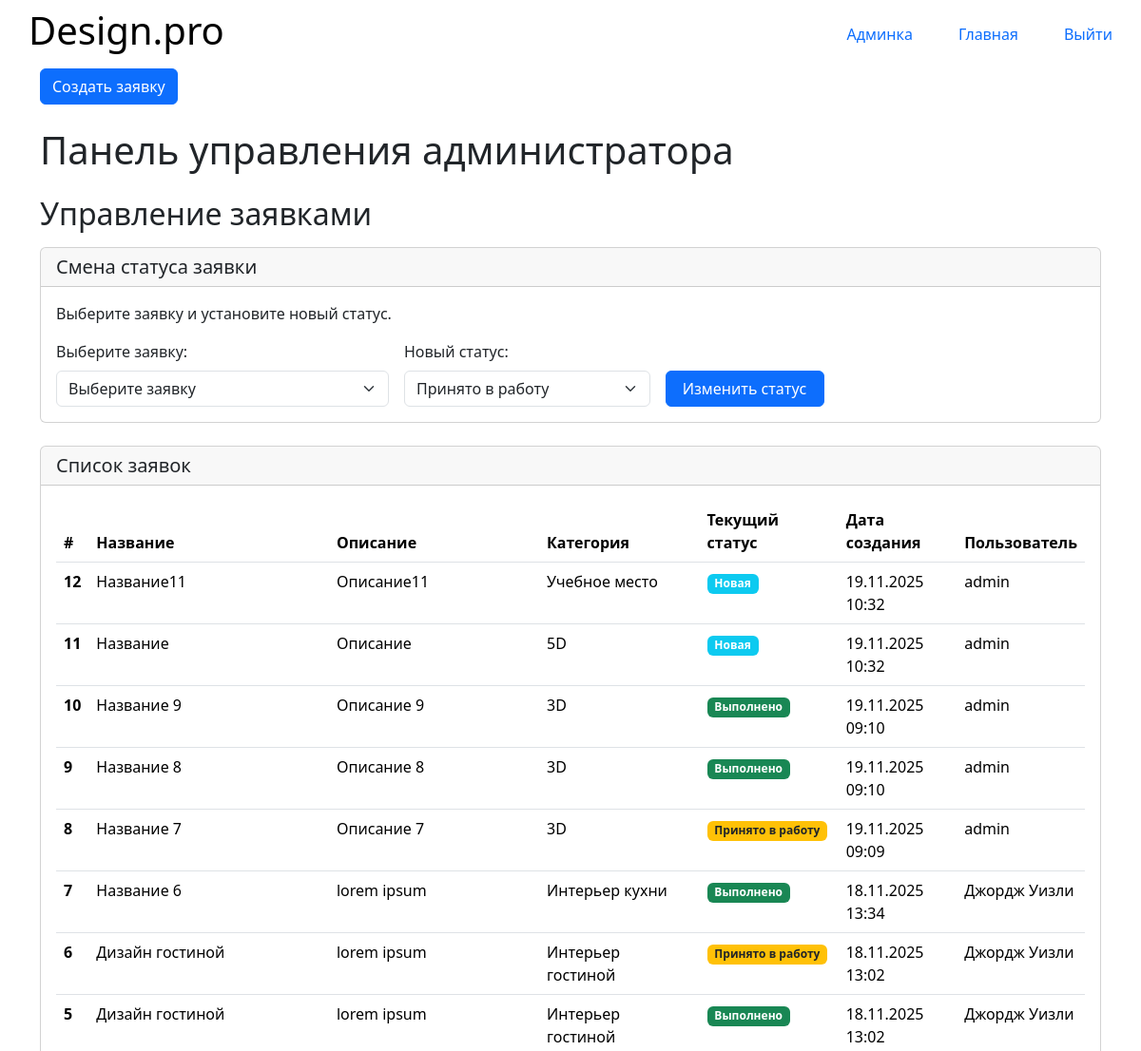
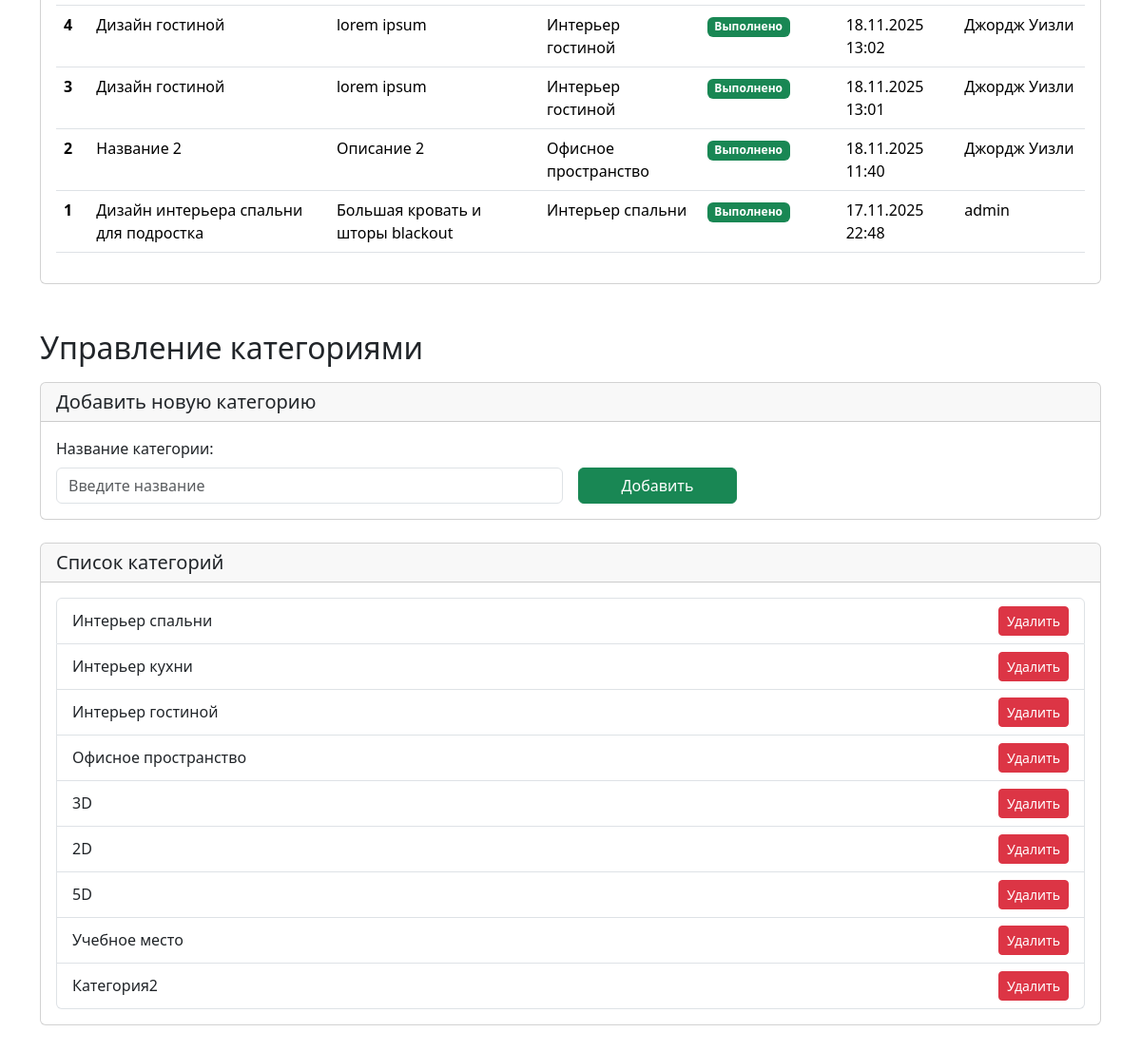
The app's page /catalog/admin-panel/ (signed in) with its own data (2 pictures, top to bottom).
### catalog/models.py (models this page shows, shortened)
class Application(models.Model):
    STATUS_CHOICES = [
        ('new', 'Новая'),
        ('in_progress', 'Принято в работу'),
        ('completed', 'Выполнено'),
    ]
    title = models.CharField(verbose_name="Название")
    description = models.TextField()
    category = models.ForeignKey(Category, on_delete=models.SET_NULL, null=True)
    image = models.ImageField(upload_to='applications/', validators=[validate_image])
    status = models.CharField(choices=STATUS_CHOICES, default='new')
    created_at = models.DateTimeField(auto_now_add=True)
    user = models.ForeignKey(User, on_delete=models.CASCADE)

class Category(models.Model):
    name = models.CharField(help_text="Выберите категорию")

class User(AbstractUser):
    first_name = models.CharField(verbose_name='Имя', blank=False)
    last_name = models.CharField(verbose_name='Фамилия', blank=False)
    patronymic = models.CharField(verbose_name='Отчество', blank=False)
    username = models.CharField(verbose_name='Логин', unique=True, blank=False)
    email = models.CharField(verbose_name='Почта', unique=True, blank=False)
    password = models.CharField(verbose_name='Пароль', blank=False)
    USERNAME_FIELD = 'username'

### catalog/views.py (the view)
# urls.py: path('admin-panel/', views.AdminPanel.as_view(), name='admin_panel'),
class AdminPanel(LoginRequiredMixin, TemplateView):
    template_name = 'admin_panel.html'
    def dispatch(self, request, *args, **kwargs):
        if not is_admin(request.user):
            return redirect('index')
        return super().dispatch(request, *args, **kwargs)
    def get_context_data(self, **kwargs):
        context = super().get_context_data(**kwargs)
        context['applications'] = Application.objects.select_related('user', 'category').all().order_by('-created_at')
        context['categories'] = Category.objects.all()
        return context

### catalog/views.py (called while the page is built)
def is_admin(user):
    return user.is_staff

### catalog/templates/admin_panel.html (shortened to what this page needs)
{% extends "base.html" %}
{% load django_bootstrap5 %}
{% load static %}
{% block content %}
    <h1 class="my-4">Панель управления администратора</h1>
    <section class="mb-5">
        <h2 class="mb-3">Управление заявками</h2>
        <div class="card">
            <div class="card-header">
                <h3 class="h5 mb-0">Смена статуса заявки</h3>
            </div>
            <div class="card-body">
                <p>Выберите заявку и установите новый статус.</p>
                <form method="post" action="{% url 'change_application_status' %}">
                    <div class="row g-3 align-items-end">
                        <div class="col-md-4">
                            <label for="application_select" class="form-label">Выберите заявку:</label>
                            <select name="application_id" class="form-select" id="application_select" required>
                                <option value="">Выберите заявку</option>
                            </select>
                        </div>
                        <div class="col-md-3">
                            <label for="status_select" class="form-label">Новый статус:</label>
                            <select name="new_status" class="form-select" id="status_select" required>
                                <option value="in_progress">Принято в работу</option>
                            </select>
                        </div>
                        <div class="col-md-2">
                            <button type="submit" class="btn btn-primary w-100">Изменить статус</button>
                        </div>
                    </div>
                </form>
            </div>
        </div>
        <div class="card mt-4">
            <div class="card-header">
                <h3 class="h5 mb-0">Список заявок</h3>
            </div>
            <div class="card-body">
                {% if applications %}
                    <div class="table-responsive">
                        <table class="table table-hover">
                            <thead>
                                <tr>
                                    <th scope="col">#</th>
                                    <th scope="col">Название</th>
                                    <th scope="col">Описание</th>
                                    <th scope="col">Категория</th>
                                    <th scope="col">Текущий статус</th>
                                    <th scope="col">Дата создания</th>
                                    <th scope="col">Пользователь</th>
                                </tr>
                            </thead>
                            <tbody>
                                {% for application in applications %}
                                    <tr>
                                        <th scope="row">{{ application.id }}</th>
                                        <td>{{ application.title }}</td>
                                        <td>{{ application.description|truncatechars:100 }}</td>
                                        <td>{{ application.category.name }}</td>
                                        <td>
                                            <span class="badge {% if application.status == 'new' %}bg-info{% elif application.status == 'in_progress' %}bg-warning text-dark{% elif application.status == 'completed' %}bg-success{% else %}bg-secondary{% endif %}">
                                                {{ application.get_status_display }}
                                            </span>
                                        </td>
                                        <td>{{ application.created_at|date:"d.m.Y H:i" }}</td>
                                        <td>{{ application.user.get_full_name|default:application.user.username }}</td>
                                    </tr>
                                {% endfor %}
                            </tbody>
                        </table>
                    </div>
                {% else %}
                    <p class="text-muted">Заявок нет.</p>
                {% endif %}
            </div>
        </div>
    </section>
    <section class="mb-5">
        <h2 class="mb-3">Управление категориями</h2>
        <div class="card">
            <div class="card-header">
                <h3 class="h5 mb-0">Добавить новую категорию</h3>
            </div>
            <div class="card-body">
                <form method="post" action="{% url 'add_category' %}">
                    <div class="row g-3 align-items-end">
                        <div class="col-md-6">
                            <label for="new_category_name" class="form-label">Название категории:</label>
                            <input type="text" class="form-control" id="new_category_name" name="name" placeholder="Введите название" required>
                        </div>
                        <div class="col-md-2">
                            <button type="submit" class="btn btn-success w-100">Добавить</button>
                        </div>
                    </div>
                </form>
            </div>
        </div>
        <div class="card mt-4">
            <div class="card-header d-flex justify-content-between align-items-center">
                <h3 class="h5 mb-0">Список категорий</h3>
            </div>
            <div class="card-body">
                {% if categories %}
                    <ul class="list-group">
                        {% for category in categories %}
                            <li class="list-group-item d-flex justify-content-between align-items-center">
                                <span>{{ category.name }}</span>
                                <form method="post" action="{% url 'delete_category' category.id %}" style="display:inline;" onsubmit="return confirm('Вы уверены, что хотите удалить категорию \"{{ category.name }}\"? Все заявки этой категории будут удалены.');">
                                    <button type="submit" class="btn btn-sm btn-danger">Удалить</button>
                                </form>
                            </li>
                        {% endfor %}
                    </ul>
                {% else %}
                    <p class="text-muted">Категорий нет.</p>
                {% endif %}
            </div>
        </div>
    </section>
{% endblock %}

### catalog/static/css/style.css (style rules this page uses)
* { margin: 0; padding: 0; box-sizing: border-box; }

### records on screen
Application: id "12", title "Название11", description "Описание11", category.name "Учебное место", status "Новая", created_at "19.11.2025 10:32", user.get_full_name "admin"
Application: id "11", title "Название", description "Описание", category.name "5D", status "Новая", created_at "19.11.2025 10:32", user.get_full_name "admin"
Application: id "10", title "Название 9", description "Описание 9", category.name "3D", status "Выполнено", created_at "19.11.2025 09:10", user.get_full_name "admin"
Application: id "9", title "Название 8", description "Описание 8", category.name "3D", status "Выполнено", created_at "19.11.2025 09:10", user.get_full_name "admin"
Application: id "8", title "Название 7", description "Описание 7", category.name "3D", status "Принято в работу", created_at "19.11.2025 09:09", user.get_full_name "admin"
Application: id "7", title "Название 6", description "lorem ipsum", category.name "Интерьер кухни", status "Выполнено", created_at "18.11.2025 13:34", user.get_full_name "Джордж Уизли"
Application: id "6", title "Дизайн гостиной", description "lorem ipsum", category.name "Интерьер гостиной", status "Принято в работу", created_at "18.11.2025 13:02", user.get_full_name "Джордж Уизли"
Application: id "5", title "Дизайн гостиной", description "lorem ipsum", category.name "Интерьер гостиной", status "Выполнено", created_at "18.11.2025 13:02", user.get_full_name "Джордж Уизли"
Application: id "4", title "Дизайн гостиной", description "lorem ipsum", category.name "Интерьер гостиной", status "Выполнено", created_at "18.11.2025 13:02", user.get_full_name "Джордж Уизли"
Application: id "3", title "Дизайн гостиной", description "lorem ipsum", category.name "Интерьер гостиной", status "Выполнено", created_at "18.11.2025 13:01", user.get_full_name "Джордж Уизли"
Application: id "2", title "Название 2", description "Описание 2", category.name "Офисное пространство", status "Выполнено", created_at "18.11.2025 11:40", user.get_full_name "Джордж Уизли"
Application: id "1", title "Дизайн интерьера спальни для подростка", description "Большая кровать и шторы blackout", category.name "Интерьер спальни", status "Выполнено", created_at "17.11.2025 22:48", user.get_full_name "admin"
Category: name "Интерьер спальни"
Category: name "Интерьер кухни"
Category: name "Интерьер гостиной"
Category: name "Офисное пространство"
Category: name "3D"
Category: name "2D"
Category: name "5D"
Category: name "Учебное место"
Category: name "Категория2"
